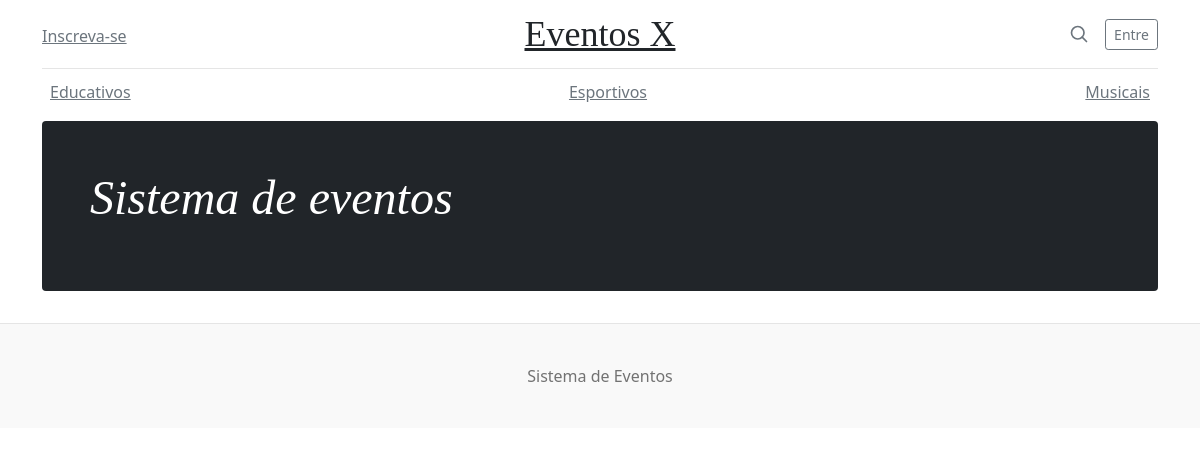
The app's page /, older data.
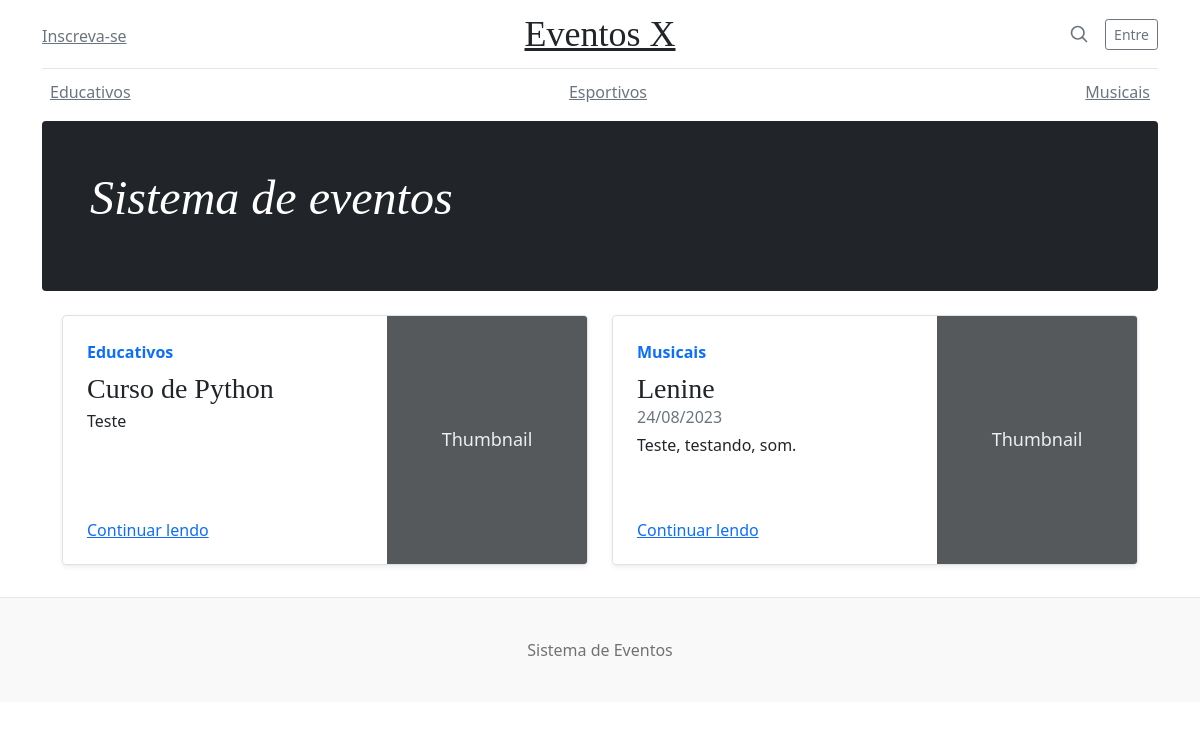
The same page, newer data.
### eventos/models.py (models this page shows, shortened)
class Categoria(models.Model):
    nome = models.CharField('Nome', max_length=50)
    descricao = models.TextField('Descricao', blank=True)
    def __str__(self):
        return self.nome
    class Meta:
        verbose_name = 'Categoria'
        verbose_name_plural = 'Categorias'
        ordering = ['nome']

class Evento(models.Model):
    nome = models.CharField('Nome', max_length=50)
    categoria = models.ForeignKey(Categoria, models.CASCADE)
    descricao = models.TextField('Descricao', blank=True)
    data = models.DateField('Data do Evento', null=True, blank=True)
    publicado = models.BooleanField('Publicado', default=False)
    class Meta:
        verbose_name = 'Evento'
        verbose_name_plural = 'Eventos'

### base/views.py (the view)
# urls.py: path('', inicio, name='inicio'),
def inicio(request):
    contexto = {
        'eventos': Evento.objects.filter(publicado=True)[:2],
    }
    resposta = render(request, 'inicio.html', contexto)
    return resposta

### eventos/context_processors.py (called while the page is built)
def categorias(request):
    return {
        'categorias': Categoria.objects.all()
    }

### base/templates/inicio.html
{% extends "base.html" %}
{% block conteudo %}
{% for evento in eventos %}
  <div class="col-md-6">
    <div class="row g-0 border rounded overflow-hidden flex-md-row mb-4 shadow-sm h-md-250 position-relative">
      <div class="col p-4 d-flex flex-column position-static">
        <strong class="d-inline-block mb-2 text-primary">{{ evento.categoria }}</strong>
        <h3 class="mb-0">{{ evento.nome }}</h3>
        <div class="mb-1 text-muted">{{ evento.data | date:'d/m/Y'}}</div>
        <p class="card-text mb-auto">{{ evento.descricao }}</p>
        <a href="{% url 'evento' evento.id %}" class="stretched-link">Continuar lendo</a>
      </div>
      <div class="col-auto d-none d-lg-block">
        <svg class="bd-placeholder-img" width="200" height="250" xmlns="http://www.w3.org/2000/svg" role="img" aria-label="Placeholder: Thumbnail" preserveAspectRatio="xMidYMid slice" focusable="false"><title>Placeholder</title><rect width="100%" height="100%" fill="#55595c"/><text x="50%" y="50%" fill="#eceeef" dy=".3em">Thumbnail</text></svg>
      </div>
    </div>
  </div>
{% endfor %}
{% endblock %}

### base/templates/base.html (shortened to what this page needs)
<!doctype html>
<html lang="pt-br">
  <head>
<link href="/static/bootstrap.min.css" rel="stylesheet">
    <link href="/static/blog.css" rel="stylesheet">
  </head>
  <body>
<div class="container">
  <header class="blog-header py-3">
    <div class="row flex-nowrap justify-content-between align-items-center">
      <div class="col-4 pt-1">
        <a class="link-secondary" href="{% url 'inscrever' %}">Inscreva-se</a>
      </div>
      <div class="col-4 text-center">
        <a class="blog-header-logo text-dark" href="{% url 'inicio' %}">Eventos X</a>
      </div>
      <div class="col-4 d-flex justify-content-end align-items-center">
        <a class="link-secondary" href="#" aria-label="Search">
          <svg xmlns="http://www.w3.org/2000/svg" width="20" height="20" fill="none" stroke="currentColor" stroke-linecap="round" stroke-linejoin="round" stroke-width="2" class="mx-3" role="img" viewBox="0 0 24 24"><title>Search</title><circle cx="10.5" cy="10.5" r="7.5"/><path d="M21 21l-5.2-5.2"/></svg>
        </a>
        <a class="btn btn-sm btn-outline-secondary" href="#">Entre</a>
      </div>
    </div>
  </header>
  <div class="nav-scroller py-1 mb-2">
    <nav class="nav d-flex justify-content-between">
      {% for categoria in categorias %}
      <a class="p-2 link-secondary" href="#">{{ categoria.nome }}</a>
      {% endfor %}
    </nav>
  </div>
</div>
<main class="container">
  <div class="p-4 p-md-5 mb-4 text-white rounded bg-dark">
    <div class="col-md-6 px-0">
      <h1 class="display-4 fst-italic">Sistema de eventos</h1>
    </div>
  </div>
  <div class="row m-2">
    {% block conteudo %}
    {% endblock %}
  </div>
</main>
<footer class="blog-footer">
  <p>Sistema de Eventos</p>
</footer>
  </body>
</html>

### base/static/blog.css (style rules this page uses)
.blog-header { line-height: 1; border-bottom: 1px solid #e5e5e5; }
.blog-header-logo { font-family: "Playfair Display", Georgia, "Times New Roman", serif; font-size: 2.25rem; }
h1, h2, h3, h4, h5, h6 { font-family: "Playfair Display", Georgia, "Times New Roman", serif; }
.display-4 { font-size: 2.5rem; }
@media (min-width: 768px) { .display-4 { font-size: 3rem; } }
.nav-scroller { position: relative; z-index: 2; height: 2.75rem; overflow-y: hidden; }
.nav-scroller .nav { display: flex; flex-wrap: nowrap; padding-bottom: 1rem; margin-top: -1px; overflow-x: auto; text-align: center; white-space: nowrap; -webkit-overflow-scrolling: touch; }
@media (min-width: 768px) { .h-md-250 { height: 250px; } }
.blog-footer { padding: 2.5rem 0; color: #727272; text-align: center; background-color: #f9f9f9; border-top: .05rem solid #e5e5e5; }
.blog-footer p:last-child { margin-bottom: 0; }

### base/templates/base.html (style rules this page uses)
.bd-placeholder-img { font-size: 1.125rem; text-anchor: middle; -webkit-user-select: none; -moz-user-select: none; user-select: none; }

Row changes from the older to the newer data that the page shows:
added Evento: categoria "Educativos", nome "Curso de Python", descricao "Teste"
added Evento: categoria "Musicais", nome "Lenine", data "24/08/2023", descricao "Teste, testando, som."
